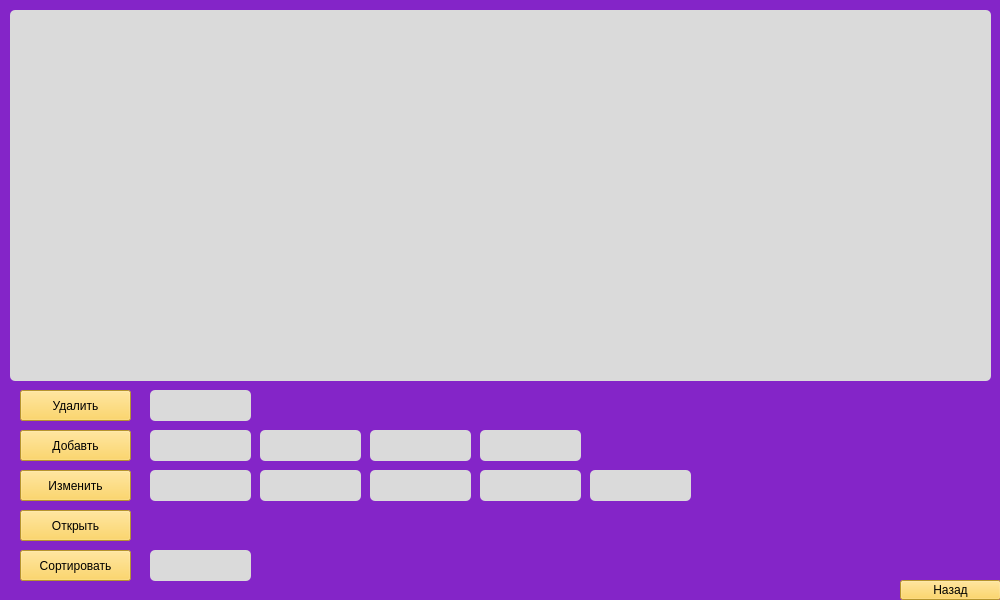
<?xml version="1.0" encoding="UTF-8"?>
<ui version="4.0">
 <class>MainWindow</class>
 <widget class="QMainWindow" name="MainWindow">
  <property name="geometry">
   <rect>
    <x>0</x>
    <y>0</y>
    <width>1000</width>
    <height>600</height>
   </rect>
  </property>
  <property name="minimumSize">
   <size>
    <width>1000</width>
    <height>600</height>
   </size>
  </property>
  <property name="maximumSize">
   <size>
    <width>1000</width>
    <height>600</height>
   </size>
  </property>
  <property name="sizeIncrement">
   <size>
    <width>1000</width>
    <height>800</height>
   </size>
  </property>
  <property name="baseSize">
   <size>
    <width>1000</width>
    <height>600</height>
   </size>
  </property>
  <property name="windowTitle">
   <string>Inspections</string>
  </property>
  <property name="styleSheet">
   <string notr="true">
background-color: rgb(132, 37, 200);
font: 75 12pt &quot;Fixedsys&quot;;
</string>
  </property>
  <widget class="QWidget" name="centralwidget">
   <widget class="QTableWidget" name="tableWidget">
    <property name="geometry">
     <rect>
      <x>10</x>
      <y>10</y>
      <width>981</width>
      <height>371</height>
     </rect>
    </property>
    <property name="styleSheet">
     <string notr="true">background-color: rgb(218, 218, 218);
border-radius: 5px;</string>
    </property>
    <property name="dragEnabled">
     <bool>true</bool>
    </property>
   </widget>
   <widget class="QPushButton" name="Dell">
    <property name="geometry">
     <rect>
      <x>20</x>
      <y>390</y>
      <width>111</width>
      <height>31</height>
     </rect>
    </property>
    <property name="styleSheet">
     <string notr="true">background-color: rgb(255, 207, 64);
</string>
    </property>
    <property name="text">
     <string>Удалить</string>
    </property>
   </widget>
   <widget class="QPushButton" name="Add">
    <property name="geometry">
     <rect>
      <x>20</x>
      <y>430</y>
      <width>111</width>
      <height>31</height>
     </rect>
    </property>
    <property name="styleSheet">
     <string notr="true">background-color: rgb(255, 207, 64);
</string>
    </property>
    <property name="text">
     <string>Добавть</string>
    </property>
   </widget>
   <widget class="QPushButton" name="Change">
    <property name="geometry">
     <rect>
      <x>20</x>
      <y>470</y>
      <width>111</width>
      <height>31</height>
     </rect>
    </property>
    <property name="styleSheet">
     <string notr="true">background-color: rgb(255, 207, 64);
</string>
    </property>
    <property name="text">
     <string>Изменить</string>
    </property>
   </widget>
   <widget class="QPushButton" name="Open">
    <property name="geometry">
     <rect>
      <x>20</x>
      <y>510</y>
      <width>111</width>
      <height>31</height>
     </rect>
    </property>
    <property name="styleSheet">
     <string notr="true">background-color: rgb(255, 207, 64);
</string>
    </property>
    <property name="text">
     <string>Открыть</string>
    </property>
   </widget>
   <widget class="QPushButton" name="Sort">
    <property name="geometry">
     <rect>
      <x>20</x>
      <y>550</y>
      <width>111</width>
      <height>31</height>
     </rect>
    </property>
    <property name="styleSheet">
     <string notr="true">background-color: rgb(255, 207, 64);
</string>
    </property>
    <property name="text">
     <string>Сортировать</string>
    </property>
   </widget>
   <widget class="QPushButton" name="Back">
    <property name="geometry">
     <rect>
      <x>900</x>
      <y>580</y>
      <width>101</width>
      <height>20</height>
     </rect>
    </property>
    <property name="styleSheet">
     <string notr="true">background-color: rgb(255, 207, 64);
</string>
    </property>
    <property name="text">
     <string>Назад</string>
    </property>
   </widget>
   <widget class="QLineEdit" name="DellLine">
    <property name="geometry">
     <rect>
      <x>150</x>
      <y>390</y>
      <width>101</width>
      <height>31</height>
     </rect>
    </property>
    <property name="styleSheet">
     <string notr="true">background-color: rgb(218, 218, 218);
border-radius: 5px;</string>
    </property>
   </widget>
   <widget class="QLineEdit" name="AddLine">
    <property name="geometry">
     <rect>
      <x>150</x>
      <y>430</y>
      <width>101</width>
      <height>31</height>
     </rect>
    </property>
    <property name="styleSheet">
     <string notr="true">background-color: rgb(218, 218, 218);
border-radius: 5px;</string>
    </property>
   </widget>
   <widget class="QLineEdit" name="AddLine_1">
    <property name="geometry">
     <rect>
      <x>260</x>
      <y>430</y>
      <width>101</width>
      <height>31</height>
     </rect>
    </property>
    <property name="styleSheet">
     <string notr="true">background-color: rgb(218, 218, 218);
border-radius: 5px;</string>
    </property>
   </widget>
   <widget class="QLineEdit" name="AddLine_2">
    <property name="geometry">
     <rect>
      <x>370</x>
      <y>430</y>
      <width>101</width>
      <height>31</height>
     </rect>
    </property>
    <property name="styleSheet">
     <string notr="true">background-color: rgb(218, 218, 218);
border-radius: 5px;</string>
    </property>
   </widget>
   <widget class="QLineEdit" name="AddLine_3">
    <property name="geometry">
     <rect>
      <x>480</x>
      <y>430</y>
      <width>101</width>
      <height>31</height>
     </rect>
    </property>
    <property name="styleSheet">
     <string notr="true">background-color: rgb(218, 218, 218);
border-radius: 5px;</string>
    </property>
   </widget>
   <widget class="QLineEdit" name="ChangeLine_4">
    <property name="geometry">
     <rect>
      <x>590</x>
      <y>470</y>
      <width>101</width>
      <height>31</height>
     </rect>
    </property>
    <property name="styleSheet">
     <string notr="true">background-color: rgb(218, 218, 218);
border-radius: 5px;</string>
    </property>
   </widget>
   <widget class="QLineEdit" name="ChangeLine_1">
    <property name="geometry">
     <rect>
      <x>260</x>
      <y>470</y>
      <width>101</width>
      <height>31</height>
     </rect>
    </property>
    <property name="styleSheet">
     <string notr="true">background-color: rgb(218, 218, 218);
border-radius: 5px;</string>
    </property>
   </widget>
   <widget class="QLineEdit" name="ChangeLine_2">
    <property name="geometry">
     <rect>
      <x>370</x>
      <y>470</y>
      <width>101</width>
      <height>31</height>
     </rect>
    </property>
    <property name="styleSheet">
     <string notr="true">background-color: rgb(218, 218, 218);
border-radius: 5px;</string>
    </property>
   </widget>
   <widget class="QLineEdit" name="ChangeLine_3">
    <property name="geometry">
     <rect>
      <x>480</x>
      <y>470</y>
      <width>101</width>
      <height>31</height>
     </rect>
    </property>
    <property name="styleSheet">
     <string notr="true">background-color: rgb(218, 218, 218);
border-radius: 5px;</string>
    </property>
   </widget>
   <widget class="QLineEdit" name="ChangeLine">
    <property name="geometry">
     <rect>
      <x>150</x>
      <y>470</y>
      <width>101</width>
      <height>31</height>
     </rect>
    </property>
    <property name="styleSheet">
     <string notr="true">background-color: rgb(218, 218, 218);
border-radius: 5px;</string>
    </property>
   </widget>
   <widget class="QLineEdit" name="lineEdit_13">
    <property name="geometry">
     <rect>
      <x>150</x>
      <y>550</y>
      <width>101</width>
      <height>31</height>
     </rect>
    </property>
    <property name="styleSheet">
     <string notr="true">background-color: rgb(218, 218, 218);
border-radius: 5px;</string>
    </property>
   </widget>
  </widget>
 </widget>
 <resources/>
 <connections/>
</ui>
